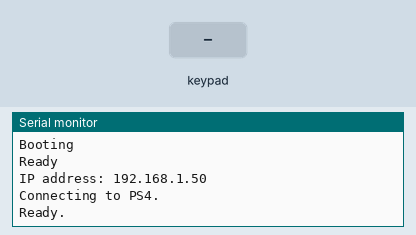
Simulated run of this sketch. Board: ESP32. Parts: the last lines printed to the serial monitor. The inputs (shaded band) are chosen by the test bench. WiFi joins after 1.5 s; servers stay silent unless stated; nothing arrives over Bluetooth unless stated.

Above: at 2.7 s.
2.8 s: key 'U' pressed
At 4.4 s:
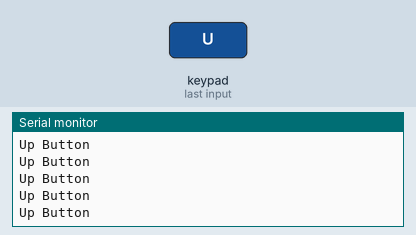
4.7 s: key 'D' pressed
At 5.6 s:
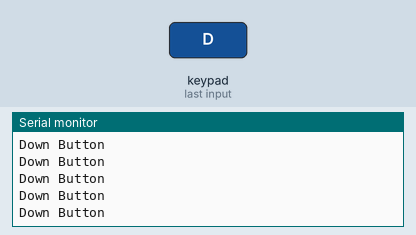
6.2 s: key 'L' pressed
At 7.4 s:
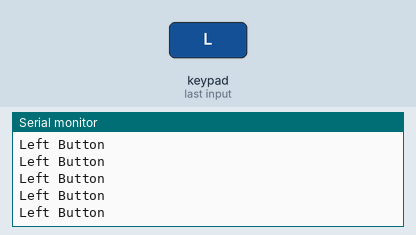
7.7 s: key 'R' pressed
At 8.9 s:
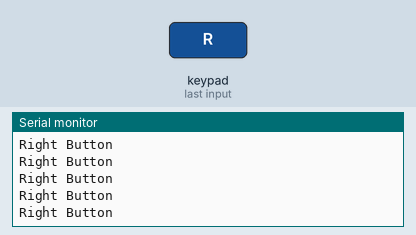
9.2 s: key 'X' pressed
At 10.2 s:
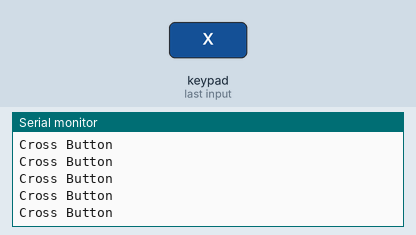
10.7 s: key 'O' pressed
At 12.5 s:
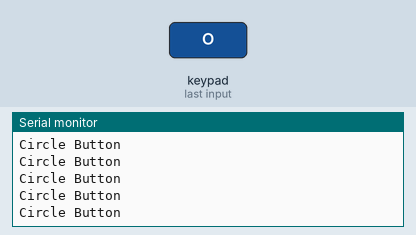

The sketch:

PS4_Controller_Code_2_modified.ino
```cpp
#include <PS4Controller.h>
#include <WiFi.h>
#include <ArduinoOTA.h>

const float joystick_deadzone = 0.04;
bool LR_button_state[4] = {0}; //L1, R1, L3, R3

const char * ssid = "raisins";
const char * password = "illuminatingdarkness";


void setup() {
  Serial.begin(115200);
  Serial.println("Booting");
  WiFi.mode(WIFI_STA);
  WiFi.begin(ssid, password);
  while (WiFi.waitForConnectResult() != WL_CONNECTED) {
    Serial.println("Connection Failed! Rebooting...");
    delay(5000);
    ESP.restart();
  }

  // Port defaults to 3232
  // ArduinoOTA.setPort(3232);

  // Hostname defaults to esp3232-[MAC]
  // ArduinoOTA.setHostname("myesp32");

  // No authentication by default
  // ArduinoOTA.setPassword("admin");

  // Password can be set with it's md5 value as well
  // MD5(admin) = 21232f297a57a5a743894a0e4a801fc3
  // ArduinoOTA.setPasswordHash("21232f297a57a5a743894a0e4a801fc3");

  ArduinoOTA
    .onStart([]() {
      String type;
      if (ArduinoOTA.getCommand() == U_FLASH)
        type = "sketch";
      else // U_SPIFFS
        type = "filesystem";

      // NOTE: if updating SPIFFS this would be the place to unmount SPIFFS using SPIFFS.end()
      Serial.println("Start updating " + type);
    })
    .onEnd([]() {
      Serial.println("\nEnd");
    })
    .onProgress([](unsigned int progress, unsigned int total) {
      Serial.printf("Progress: %u%%\r", (progress / (total / 100)));
    })
    .onError([](ota_error_t error) {
      Serial.printf("Error[%u]: ", error);
      if (error == OTA_AUTH_ERROR) Serial.println("Auth Failed");
      else if (error == OTA_BEGIN_ERROR) Serial.println("Begin Failed");
      else if (error == OTA_CONNECT_ERROR) Serial.println("Connect Failed");
      else if (error == OTA_RECEIVE_ERROR) Serial.println("Receive Failed");
      else if (error == OTA_END_ERROR) Serial.println("End Failed");
    });

  ArduinoOTA.begin();

  Serial.println("Ready");
  Serial.print("IP address: ");
  Serial.println(WiFi.localIP());

  Serial.println("Connecting to PS4.");
  PS4.begin("8c:55:4a:6f:ca:4c");
  Serial.println("Ready.");
}

void loop() {

   ArduinoOTA.handle();

  if (millis() % 10 == 0 && PS4.isConnected()) {
    //Calculate joystick position
    float left_stick_mag = pow( pow(PS4.LStickX()/128.0, 2) + pow(PS4.LStickY()/128.0, 2), 0.5);
    float right_stick_mag = pow( pow(PS4.RStickX()/128.0, 2) + pow(PS4.RStickY()/128.0, 2), 0.5);

    if (left_stick_mag>1) {
      left_stick_mag = 1;
      }
    if (right_stick_mag>1) {
      right_stick_mag = 1;
    }

    //Changing button states
    if (PS4.L1()) {
      LR_button_state[0] = !LR_button_state[0];
      Serial.println("L1 Button pressed.\n");
    }
    if (PS4.R1()) {
      LR_button_state[1] = !LR_button_state[1];
      Serial.println("R1 Button pressed.\n");
    }
    if (PS4.L3()) {
      LR_button_state[2] = !LR_button_state[2];
      Serial.println("L3 Button pressed.\n");
    }
    if (PS4.R3()) {
      LR_button_state[3] = !LR_button_state[3];
      Serial.println("R3 Button pressed.\n");
    }

    //Button Press
    if (PS4.Right()) {
      Serial.println("Right Button");
    }
    if (PS4.Down()) {
      Serial.println("Down Button");
    }
    if (PS4.Up()) {
      Serial.println("Up Button");
    }
    if (PS4.Left()) {
      Serial.println("Left Button");
    }
    if (PS4.Square()) {
      Serial.println("Square Button");
    }
    if (PS4.Cross()) {
      Serial.println("Cross Button");
    }
    if (PS4.Circle()) {
      Serial.println("Circle Button");
    }
    if (PS4.Triangle()) {
      Serial.println("Triangle Button");
    }

    //Button Hold
    if (PS4.L2()) {
      Serial.printf("Holding L2 button at %d\n", PS4.L2Value());
    }
    if (PS4.R2()) {
      Serial.printf("Holding R2 button at %d\n", PS4.R2Value());
    }

    //Joystick output
    if (left_stick_mag > joystick_deadzone) {
      Serial.printf("Left Stick Magnitude: %f\n", left_stick_mag);
    }
    if (right_stick_mag > joystick_deadzone) {
      Serial.printf("Right Stick Magnitude: %f\n", right_stick_mag);
    }
  }

}
```

Measured:
- after the input at 2.8 s, the serial monitor: prints a new line at once (image 1)
- after the input at 4.7 s, the serial monitor: prints a new line at once (image 2)
- after the input at 6.2 s, the serial monitor: prints a new line at once (image 3)
- after the input at 7.7 s, the serial monitor: prints a new line at once (image 4)
- after the input at 9.2 s, the serial monitor: prints a new line at once (image 5)
- after the input at 10.7 s, the serial monitor: prints a new line at once (image 6)
